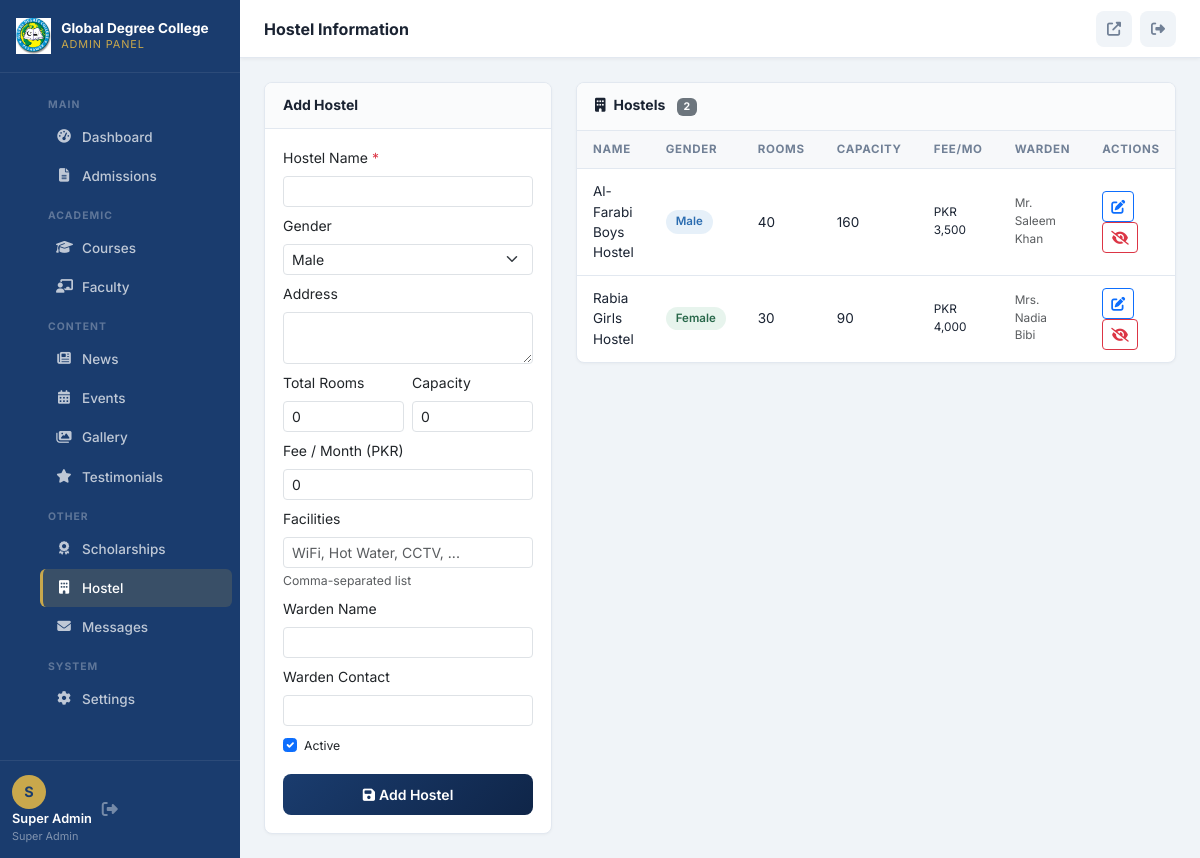
Page /admin/modules/hostel.php (signed in) on the committed database.
### tables this page shows
CREATE TABLE `hostel_information` (
    `id`              INT UNSIGNED NOT NULL AUTO_INCREMENT,
    `hostel_name`     VARCHAR(150) NOT NULL,
    `gender`          ENUM('male','female','mixed') NOT NULL DEFAULT 'male',
    `address`         TEXT DEFAULT NULL,
    `total_rooms`     SMALLINT UNSIGNED NOT NULL DEFAULT 0,
    `capacity`        SMALLINT UNSIGNED NOT NULL DEFAULT 0 COMMENT 'Total student capacity',
    `fee_per_month`   DECIMAL(10,2) NOT NULL DEFAULT 0.00,
    `room_types`      TEXT DEFAULT NULL COMMENT 'JSON: single, double, quad with rates',
    `facilities`      TEXT DEFAULT NULL COMMENT 'JSON array of facility names',
    `warden_name`     VARCHAR(100) DEFAULT NULL,
    `warden_contact`  VARCHAR(20) DEFAULT NULL,
    `cover_image`     VARCHAR(255) DEFAULT NULL,
    `map_embed`       TEXT DEFAULT NULL COMMENT 'Google Maps embed URL',
    `is_active`       TINYINT(1) NOT NULL DEFAULT 1,
    `created_at`      DATETIME NOT NULL DEFAULT CURRENT_TIMESTAMP,
    `updated_at`      DATETIME NOT NULL DEFAULT CURRENT_TIMESTAMP ON UPDATE CURRENT_TIMESTAMP,

    PRIMARY KEY (`id`),
    INDEX `idx_hostel_gender`  (`gender`),
    INDEX `idx_hostel_active`  (`is_active`)
);

### includes/helpers/sanitize.php (called while the page is built, shortened)
<?php
function h(mixed $value): string
{
    return htmlspecialchars((string)$value, ENT_QUOTES | ENT_SUBSTITUTE, 'UTF-8');
}
function cleanInt(mixed $value): int
{
    return abs((int)filter_var($value, FILTER_SANITIZE_NUMBER_INT));
}
function getInt(string $key, int $default = 0): int
{
    return cleanInt($_GET[$key] ?? $default);
}

### includes/config/db.php (called while the page is built, shortened)
<?php
class Database
{
    private static ?Database $instance = null;
    private PDO $pdo;
    private function __construct()
    {
        $dsn = sprintf(
            'mysql:host=%s;dbname=%s;charset=%s',
            DB_HOST, DB_NAME, DB_CHARSET
        );
        $options = [
            PDO::ATTR_ERRMODE            => PDO::ERRMODE_EXCEPTION,
            PDO::ATTR_DEFAULT_FETCH_MODE => PDO::FETCH_ASSOC,
            PDO::ATTR_EMULATE_PREPARES   => false,
            PDO::MYSQL_ATTR_INIT_COMMAND => "SET NAMES utf8mb4 COLLATE utf8mb4_unicode_ci",
        ];
        try {
            $this->pdo = new PDO($dsn, DB_USER, DB_PASS, $options);
        } catch (PDOException $e) {
            $this->handleError('Database connection failed.', $e);
        }
    }
    public static function getInstance(): self
    {
        if (self::$instance === null) {
            self::$instance = new self();
        }
        return self::$instance;
    }
    public function fetchAll(string $sql, array $params = []): array
    {
        $stmt = $this->run($sql, $params);
        return $stmt->fetchAll();
    }
    private function run(string $sql, array $params = []): PDOStatement
    {
        try {
            $stmt = $this->pdo->prepare($sql);
            $stmt->execute($params);
            return $stmt;
        } catch (PDOException $e) {
            $this->handleError('Query failed: ' . $sql, $e);
        }
    }
}

### includes/helpers/functions.php (called while the page is built, shortened)
<?php
function formatCurrency(float $amount): string
{
    return 'PKR ' . number_format($amount, 0);
}

### admin/modules/hostel.php (the view, shortened to what this page needs)
<?php
$db = Database::getInstance();
$editH = getInt('edit') > 0
    ? $db->fetch("SELECT * FROM hostel_information WHERE id=?", [getInt('edit')])
    : null;
$editFacilities = '';
$hostels = $db->fetchAll("SELECT * FROM hostel_information ORDER BY gender, hostel_name");
require_once __DIR__ . '/../templates/admin-header.php';
?>
<div class="row g-4">
    <div class="col-lg-4">
        <div class="admin-card">
            <div class="admin-card-header">
                <h6><?= $editH ? 'Edit Hostel' : 'Add Hostel' ?></h6>
            </div>
            <div class="admin-card-body">
                <form method="POST">
                    <div class="mb-2">
                        <label class="form-label">Hostel Name <span class="text-danger">*</span></label>
                        <input type="text" name="hostel_name" class="form-control form-control-sm"
                               value="<?= h($editH['hostel_name'] ?? '') ?>" required>
                    </div>
                    <div class="mb-2">
                        <label class="form-label">Gender</label>
                        <select name="gender" class="form-select form-select-sm">
                            <?php foreach (['male','female','mixed'] as $g): ?>
                            <option value="<?= $g ?>"
                                <?= ($editH['gender'] ?? 'male') === $g ? 'selected' : '' ?>>
                                <?= ucfirst($g) ?>
                            </option>
                            <?php endforeach; ?>
                        </select>
                    </div>
                    <div class="mb-2">
                        <label class="form-label">Address</label>
                        <textarea name="address" rows="2"
                                  class="form-control form-control-sm"><?= h($editH['address'] ?? '') ?></textarea>
                    </div>
                    <div class="row g-2 mb-2">
                        <div class="col-6">
                            <label class="form-label">Total Rooms</label>
                            <input type="number" name="total_rooms"
                                   class="form-control form-control-sm"
                                   value="<?= (int)($editH['total_rooms'] ?? 0) ?>">
                        </div>
                        <div class="col-6">
                            <label class="form-label">Capacity</label>
                            <input type="number" name="capacity"
                                   class="form-control form-control-sm"
                                   value="<?= (int)($editH['capacity'] ?? 0) ?>">
                        </div>
                    </div>
                    <div class="mb-2">
                        <label class="form-label">Fee / Month (PKR)</label>
                        <input type="number" name="fee_per_month" step="0.01"
                               class="form-control form-control-sm"
                               value="<?= (float)($editH['fee_per_month'] ?? 0) ?>">
                    </div>
                    <div class="mb-2">
                        <label class="form-label">Facilities</label>
                        <input type="text" name="facilities" class="form-control form-control-sm"
                               value="<?= h($editFacilities) ?>"
                               placeholder="WiFi, Hot Water, CCTV, ...">
                        <div class="form-text">Comma-separated list</div>
                    </div>
                    <div class="mb-2">
                        <label class="form-label">Warden Name</label>
                        <input type="text" name="warden_name" class="form-control form-control-sm"
                               value="<?= h($editH['warden_name'] ?? '') ?>">
                    </div>
                    <div class="mb-2">
                        <label class="form-label">Warden Contact</label>
                        <input type="text" name="warden_contact" class="form-control form-control-sm"
                               value="<?= h($editH['warden_contact'] ?? '') ?>">
                    </div>
                    <div class="mb-3 form-check">
                        <input type="checkbox" name="is_active" class="form-check-input"
                               id="hActive" <?= ($editH['is_active'] ?? 1) ? 'checked' : '' ?>>
                        <label class="form-check-label small" for="hActive">Active</label>
                    </div>
                    <button class="btn btn-admin-primary btn-sm w-100">
                        <i class="fas fa-save me-1"></i><?= $editH ? 'Update' : 'Add Hostel' ?>
                    </button>
                </form>
            </div>
        </div>
    </div>
    <div class="col-lg-8">
        <div class="admin-card">
            <div class="admin-card-header">
                <h6><i class="fas fa-building me-2"></i>Hostels
                    <span class="badge bg-secondary ms-2"><?= count($hostels) ?></span>
                </h6>
            </div>
            <div class="admin-card-body p-0">
                <table class="admin-table">
                    <thead>
                        <tr><th>Name</th><th>Gender</th><th>Rooms</th><th>Capacity</th><th>Fee/mo</th><th>Warden</th><th>Actions</th></tr>
                    </thead>
                    <tbody>
                    <?php foreach ($hostels as $h): ?>
                        <tr>
                            <td><div class="fw-600"><?= h($h['hostel_name']) ?></div></td>
                            <td>
                                <span class="status-badge <?= $h['gender']==='male' ? 'badge-info' : 'badge-success' ?>">
                                    <?= ucfirst($h['gender']) ?>
                                </span>
                            </td>
                            <td><?= (int)$h['total_rooms'] ?></td>
                            <td><?= (int)$h['capacity'] ?></td>
                            <td class="small"><?= formatCurrency((float)$h['fee_per_month']) ?></td>
                            <td class="small text-muted"><?= h($h['warden_name'] ?? '—') ?></td>
                            <td>
                                <a href="?edit=<?= (int)$h['id'] ?>"
                                   class="btn btn-sm btn-outline-primary me-1">
                                    <i class="fas fa-edit"></i>
                                </a>
                                <form method="POST" class="d-inline"
                                      onsubmit="return confirm('Deactivate?')">
                                    <button class="btn btn-sm btn-outline-danger">
                                        <i class="fas fa-eye-slash"></i>
                                    </button>
                                </form>
                            </td>
                        </tr>
                    <?php endforeach; ?>
                    </tbody>
                </table>
            </div>
        </div>
    </div>
</div>
<?php require_once __DIR__ . '/../templates/admin-footer.php'; ?>

### assets/css/admin.css (style rules this page uses)
:root { --admin-sidebar-w: 240px; --admin-topbar-h: 58px; --admin-navy: #1a3c6e; --admin-gold: #c9a84c; --admin-bg: #f0f4f8; --admin-white: #ffffff; --admin-border: #e2e8f0; --admin-text: #1a2332; --admin-muted: #718096; --radius: 8px; --transition: all 0.25s ease; }
* { box-sizing: border-box; margin: 0; padding: 0; }
body { font-family: 'Inter', system-ui, sans-serif; font-size: 0.875rem; }
.btn-admin-primary { background: linear-gradient(135deg, var(--admin-navy), #0f2548); color: #fff; border: none; padding: 10px 20px; border-radius: var(--radius); font-weight: 600; font-size: 0.875rem; transition: var(--transition); cursor: pointer; }
.admin-body { background: var(--admin-bg); min-height: 100vh; }
.admin-card { background: var(--admin-white); border-radius: var(--radius); border: 1px solid var(--admin-border); box-shadow: 0 1px 3px rgba(0,0,0,0.04); overflow: hidden; }
.admin-card-header { display: flex; align-items: center; justify-content: space-between; padding: 14px 18px; border-bottom: 1px solid var(--admin-border); background: #fafbfc; }
.admin-card-header h6 { margin: 0; font-size: 0.875rem; font-weight: 700; color: var(--admin-text); }
.admin-card-body { padding: 18px; }
.admin-table { width: 100%; border-collapse: collapse; font-size: 0.845rem; }
.admin-table thead th { background: #f7f8fa; color: var(--admin-muted); font-size: 0.72rem; font-weight: 700; text-transform: uppercase; letter-spacing: 0.06em; padding: 10px 16px; border-bottom: 1px solid var(--admin-border); white-space: nowrap; }
.admin-table tbody td { padding: 12px 16px; border-bottom: 1px solid var(--admin-border); vertical-align: middle; color: var(--admin-text); }
.admin-table tbody tr:last-child td { border-bottom: none; }
.status-badge { display: inline-flex; align-items: center; gap: 5px; padding: 3px 10px; border-radius: 20px; font-size: 0.72rem; font-weight: 600; }
.badge-success { background: rgba(56,161,105,0.12); color: #276749; }
.badge-info { background: rgba(49,130,206,0.12); color: #2b6cb0; }

### rows in the picture
hostel_information: hostel_name "Al-Farabi Boys Hostel", gender "Male", total_rooms "40", capacity "160", fee_per_month "PKR 3,500", warden_name "Mr. Saleem Khan"
hostel_information: hostel_name "Rabia Girls Hostel", gender "Female", total_rooms "30", capacity "90", fee_per_month "PKR 4,000", warden_name "Mrs. Nadia Bibi"

### other values in the picture
setting('site_name','GDC') "Global Degree College"
$label "Dashboard Admissions Courses Faculty News Events Gallery Testimonials Scholarships Hostel Messages Settings"
substr($adminUser['name'], 0, 1) "S"
$adminUser['name'] "Super Admin"
str_replace('_',' ', $adminUser['role']) "Super Admin"
$adminPageTitle "Hostel Information"
count($hostels) "2"
form field gender "Male"
